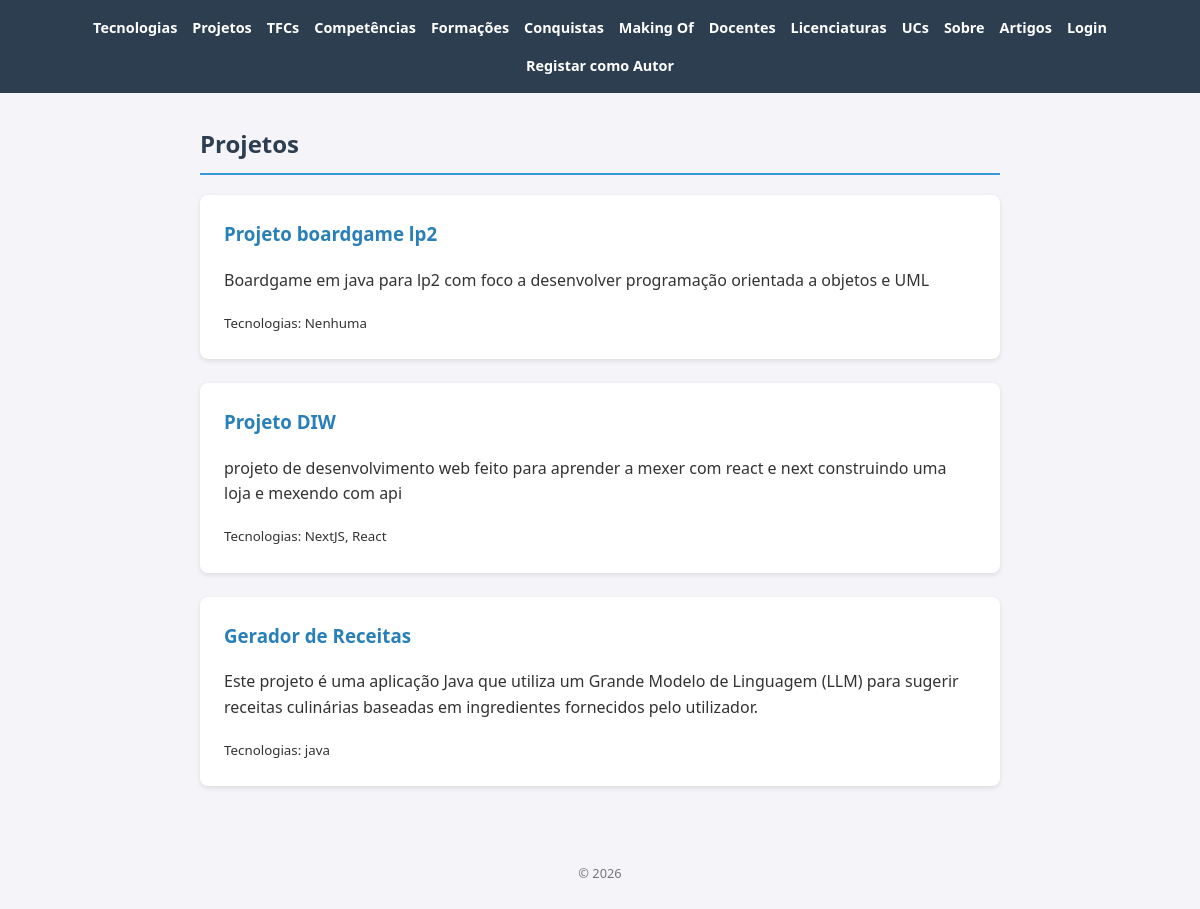
Page /portfolio/projetos/ on the committed database.
### portfolio/models.py (models this page shows, shortened)
class Projeto(models.Model):
    titulo = models.CharField(max_length=200)
    descricao = models.TextField()
    imagem = models.ImageField(upload_to='projetos/', blank=True, null=True)
    video = models.URLField(blank=True)
    github = models.URLField(blank=True)
    deploy = models.URLField(blank=True)
    unidade_curricular = models.ForeignKey(UnidadeCurricular, on_delete=models.SET_NULL,
                                            null=True, blank=True, related_name='projetos')
    tecnologias = models.ManyToManyField(Tecnologia, blank=True, related_name='projetos')
    destaque = models.BooleanField(default=False)

class Tecnologia(models.Model):
    CATEGORIA_CHOICES = [
        ('linguagem', 'Linguagem de Programação'),
        ('framework', 'Framework'),
        ('bd', 'Base de Dados'),
        ('devops', 'DevOps / Infraestrutura'),
        ('ferramenta', 'Ferramenta'),
        ('design', 'Design / Frontend'),
        ('outro', 'Outro'),
    ]
    nome = models.CharField(max_length=100)
    categoria = models.CharField(max_length=50, choices=CATEGORIA_CHOICES, default='outro')
    logo = models.ImageField(upload_to='tecnologias/', blank=True, null=True)
    url = models.URLField(blank=True)
    nivel = models.IntegerField(default=5)

### portfolio/views.py (the view)
# urls.py: path('projetos/', views.projetos_view, name='projetos'),
def projetos_view(request):
    projetos = Projeto.objects.select_related('unidade_curricular').prefetch_related('tecnologias').all()
    gestor = request.user.groups.filter(name='gestor-portfolio').exists()
    return render(request, 'projetos.html', {'projetos': projetos, 'gestor': gestor})

### portfolio/templates/projetos.html (shortened to what this page needs)
{% extends "base.html" %}
{% block content %}
<h2>Projetos</h2>
{% for p in projetos %}
    <article>
        <h3>{{ p.titulo }}</h3>
        <p>{{ p.descricao }}</p>
        <small>Tecnologias:
            {% for t in p.tecnologias.all %}{{ t.nome }}{% if not forloop.last %}, {% endif %}{% empty %}Nenhuma{% endfor %}
        </small>
    </article>
{% empty %}
    <p>Sem registos.</p>
{% endfor %}
{% endblock %}

### portfolio/static/portfolio/styles.css (style rules this page uses)
body { font-family: 'Segoe UI', Tahoma, Geneva, Verdana, sans-serif; line-height: 1.6; margin: 0; padding: 0; background-color: #f4f4f9; color: #333; }
h2 { color: #2c3e50; border-bottom: 2px solid #3498db; padding-bottom: 10px; }
article { background: white; margin-bottom: 1.5rem; padding: 1.5rem; border-radius: 8px; box-shadow: 0 2px 5px rgba(0,0,0,0.1); }
article h3 { margin-top: 0; color: #2980b9; }

### rows in the picture
Projeto: titulo "Projeto boardgame lp2", descricao "Boardgame em java para lp2 com foco a desenvolver programação orientada a objetos e UML"
Projeto: titulo "Projeto DIW", descricao "projeto de desenvolvimento web feito para aprender a mexer com react e next construindo uma loja e mexendo com api"
Tecnologia: nome "NextJS"
Tecnologia: nome "React"
Projeto: titulo "Gerador de Receitas", descricao "Este projeto é uma aplicação Java que utiliza um Grande Modelo de Linguagem (LLM) para sugerir receitas culinárias baseadas em ingredientes fornecidos pelo utilizador."
Tecnologia: nome "java"
